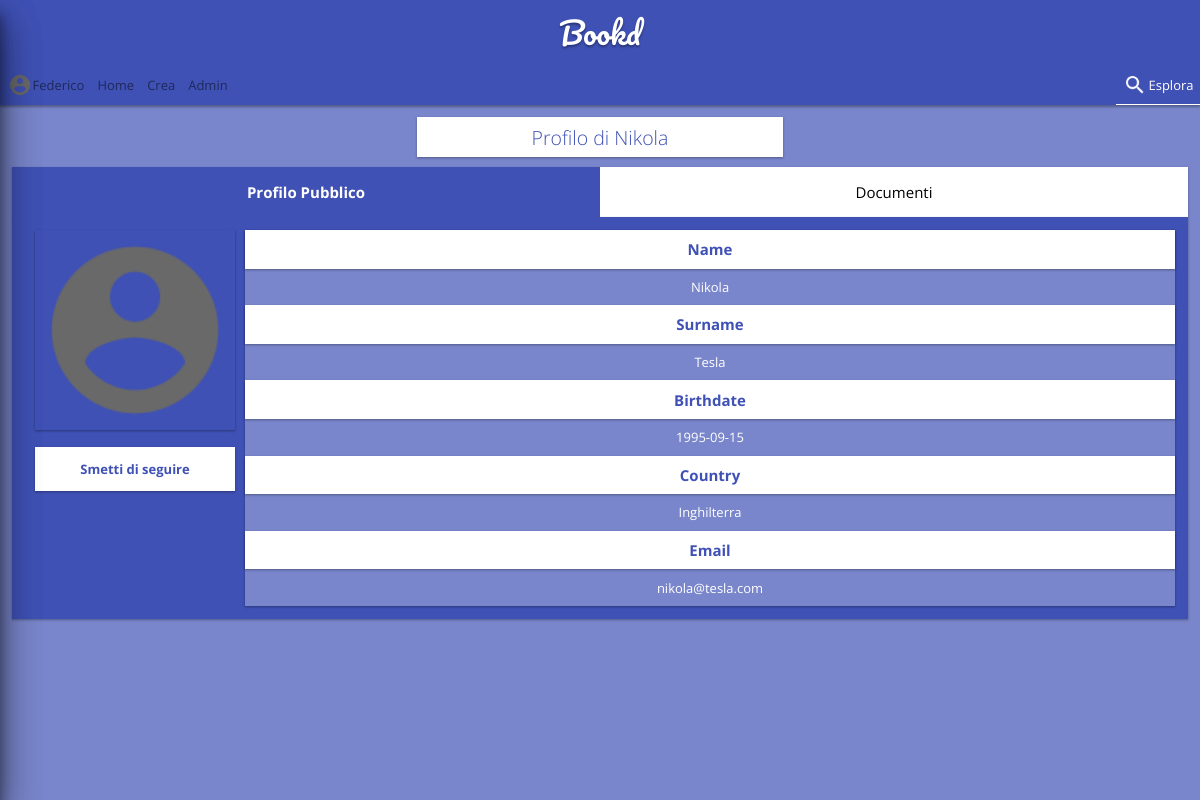
Screenshot of /profile.php?id=9 (signed in) with the database file from the repository.
### tables this page shows
CREATE TABLE `user` (
  `id` int(11) NOT NULL AUTO_INCREMENT,
  `username` varchar(45) NOT NULL,
  `password` varchar(255) NOT NULL,
  `email` varchar(80) NOT NULL,
  `name` varchar(45) DEFAULT NULL,
  `surname` varchar(45) DEFAULT NULL,
  `birthdate` date DEFAULT NULL,
  `country` varchar(45) DEFAULT NULL,
  `credits` float NOT NULL DEFAULT '0',
  `picture` varchar(255) NOT NULL DEFAULT './img/default.png',
  `role` varchar(45) NOT NULL DEFAULT 'user',
  PRIMARY KEY (`id`),
  UNIQUE KEY `username_UNIQUE` (`username`),
  UNIQUE KEY `email_UNIQUE` (`email`)
);

### php/lib/model/User.php (called while the page is built, shortened)
<?php
class User {
	private $id;
	public static function read($id) {
		global $db;
		$stmnt = $db->prepare("SELECT * FROM user WHERE id=?");
		$stmnt->bind_param("i",$id);
		$stmnt->execute();
		$result = $stmnt->get_result();
		$user = $result->fetch_object('User');
		return $user;
	}
	public function __get($field) {
		return $this->$field;
	}
	public function getFellows($direction = 1) {
		global $db;
		$stmnt = null;
		if($direction)
			$stmnt = $db->prepare("SELECT * FROM followship INNER JOIN user ON follower = id WHERE followed = ?");
		else
			$stmnt = $db->prepare("SELECT * FROM followship INNER JOIN user ON followed = id WHERE follower = ?");
		$stmnt->bind_param('i',$this->id);
		$stmnt->execute();
		return toArray($stmnt->get_result());
	}
}

### php/lib/core.php (called while the page is built, shortened)
<?php
	require_once __DIR__ . "/dbFS.php";
	function toArray($mysqliResult) {
		$output = array();
		while($row = $mysqliResult->fetch_assoc())
			array_push($output, $row);
		return $output;
	}
	require __DIR__ . "/model/User.php";

### profile.php (the view, shortened to what this page needs)
<!DOCTYPE html>
<?php
	require "./php/partials/secured.php";
	$profile = null;
	$self = false;
	if(!isset($_GET['id']) || $_GET['id'] == $user->id) {
		$profile = $user;
		$self = true;
	} else {
		$id = $_GET['id'];
		$profile = User::read($id);
	}
	$followers = null;
	if($profile) {
		$followers = $profile->getFellows();
	}
	$following = false;
	foreach($followers as $follower) {
		if($follower['follower'] == $user->id)
			$following = true;
	}
?>
<html lang="it">
	<?php
		include "./php/partials/header.php";
		include "./php/partials/body.php";
	?>
	<main id="mainFragment">
		<header><h2>Profilo di <?= $profile->name ?></h2></header>
		<article data-fragment data-name="Profilo Pubblico">
			<div class="left">
				<img class="shadow" src="<?= $profile->picture ?>" width="200" alt="no">
				<?php if(!$self && $following) { ?>
					<a id="follow" onclick="ajaxFollow(this)" data-mate="<?= $profile->id ?>" data-follow="1" class="prettyButton">Smetti di seguire</a>
				<?php } ?>
			</div>
				<dl>
					<dt>Name</dt>
					<dd><?= $profile->name ?></dd>
					<dt>Surname</dt>
					<dd><?= $profile->surname ?></dd>
					<dt>Birthdate</dt>
					<dd><?= $profile->birthdate ?></dd>
					<dt>Country</dt>
					<dd><?= $profile->country ?></dd>
					<dt>Email</dt>
					<dd><?= $profile->email ?></dd>
				</dl>
		</article>
	</main>
	</body>
</html>

### css/style.css (style rules this page uses)
html,body { margin:0; width:100%; height:100%; font-size:13px; background-color:#7986CB; font-family: 'Open Sans', sans-serif; overflow-x:hidden; }
h1,h2,h3,h4,h5,h6 { font-weight:lighter; }
main { background-color:#7986CB; width:100%; height:calc( 100% - 3em - 66px ); padding:1%; box-sizing:border-box; overflow-y:auto; }
main > header { background-color:white; width:30%; margin-left:auto; margin-right:auto; text-align:center; padding:0.5em; box-shadow: 0 1px 3px rgba(0,0,0,0.12), 0 1px 2px rgba(0,0,0,0.24); }
main > header > h2 { margin:0; color:#3F51B5; }
main article { background-color:#3F51B5; box-sizing:border-box; padding:1em; margin:1em; color:white; overflow-y:auto; box-shadow: 0 1px 3px rgba(0,0,0,0.12), 0 1px 2px rgba(0,0,0,0.24); }
.left { display:block; box-sizing:border-box; float:left; margin-left:10px; }
dl { margin:0; margin-left:10px; float:left; color:black; display:block; width:calc(100% - 220px); color:#3F51B5; box-shadow: 0 1px 3px rgba(0,0,0,0.12), 0 1px 2px rgba(0,0,0,0.24); }
dt { display:block; text-align:center; padding:1%; background-color:white; font-size:15px; font-weight:bolder; position:relative; box-shadow: 0 1px 3px rgba(0,0,0,0.12), 0 1px 2px rgba(0,0,0,0.24); }
dd { margin:0; padding:1%; box-sizing:border-box; text-align:center; background-color:#7986CB; width:100%; color:white; }
.prettyButton { display:block; color:#3F51B5; background-color:white; padding:1em; margin-top:1em; text-align:center; text-decoration:none; font-weight:bolder; box-shadow: 0 1px 3px rgba(0,0,0,0.12), 0 1px 2px rgba(0,0,0,0.24); transition: background-color 0.3s ease-in-out; }
*.fragmentContainer { width:100%; }
.fragmentContainer > *[data-fragment] { margin:0; width:100%; float:none; }
*.shadow { box-shadow: 0 1px 3px rgba(0,0,0,0.12), 0 1px 2px rgba(0,0,0,0.24); }

### css/responsive.css (style rules this page uses)
html,body { margin:0; width:100%; font-size:15px; background-color:#7986CB; font-family: 'Open Sans', sans-serif; overflow-x:hidden; }
h1,h2,h3,h4,h5,h6 { font-weight:lighter; }
main { background-color:#7986CB; width:100%; padding:1%; padding-top:10px; box-sizing:border-box; overflow-y:auto; }
main > header { background-color:white; margin-bottom:10px; width:100%; box-sizing: border-box; margin-left:auto; margin-right:auto; text-align:center; padding:0.5em; box-shadow: 0 1px 3px rgba(0,0,0,0.12), 0 1px 2px rgba(0,0,0,0.24); }
main > header > h2 { margin:0; color:#3F51B5; }
main article { background-color:#3F51B5; padding:1em; color:white; overflow-y:auto; display:block; box-sizing: border-box; width:90%; margin-left:auto; margin-right:auto; box-shadow: 0 1px 3px rgba(0,0,0,0.12), 0 1px 2px rgba(0,0,0,0.24); }
dl { margin:0; margin-top:10px; color:black; display:block; width:100%; color:#3F51B5; box-sizing:border-box; box-shadow: 0 1px 3px rgba(0,0,0,0.12), 0 1px 2px rgba(0,0,0,0.24); }
dt { display:block; text-align:center; padding:3%; background-color:white; font-size:15px; font-weight:bolder; position:relative; box-shadow: 0 1px 3px rgba(0,0,0,0.12), 0 1px 2px rgba(0,0,0,0.24); }
dd { margin:0; padding:3%; box-sizing:border-box; text-align:center; background-color:#7986CB; width:100%; color:white; }
.prettyButton { display:block; color:#3F51B5; background-color:white; padding:1em; margin-top:1em; text-align:center; text-decoration:none; font-weight:bolder; box-sizing:border-box; box-shadow: 0 1px 3px rgba(0,0,0,0.12), 0 1px 2px rgba(0,0,0,0.24); transition: background-color 0.3s ease-in-out; }
*.fragmentContainer { width:100%; }
.fragmentContainer > *[data-fragment] { margin:0; width:100%; float:none; text-align:center; }
*.shadow { box-shadow: 0 1px 3px rgba(0,0,0,0.12), 0 1px 2px rgba(0,0,0,0.24); }

### rows the page displays
user: name "Nikola", picture (placeholder picture), surname "Tesla", birthdate "1995-09-15", country "Inghilterra", email "nikola@tesla.com"

### other values shown
$user->username "Federico"
$name "Home"
$name "Crea"
$name "Admin"
